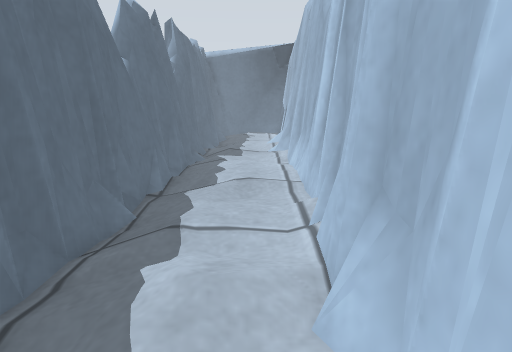
view 1 (above)

12 first-person views from a walk through a robot-simulator world made for Gazebo. The camera is 0.5 m above the floor, tilts 12° down and sees 75° across. Floor lines are 1 m apart. The floor is counted in squares, 0.25 m on a side. Each view is taken from the middle of a square. On the plan, view 1 faces up. The plan holds only what a view shows up to about 18 squares ahead; the rest is blank. The place goes on beyond the plan.

view 2
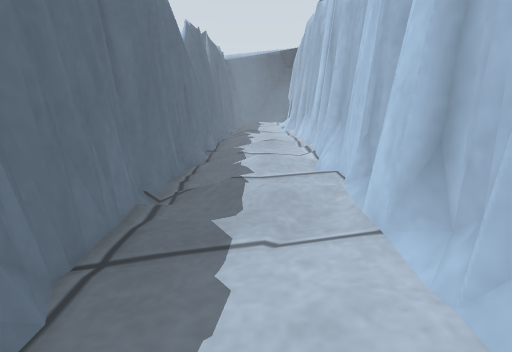

view 3
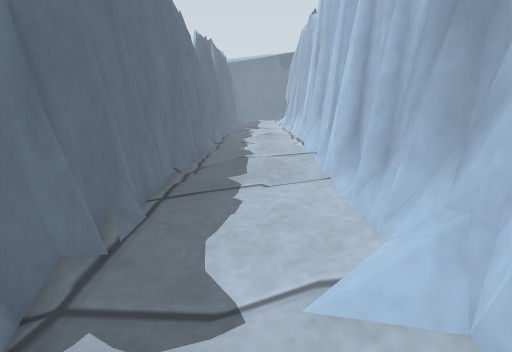

view 4
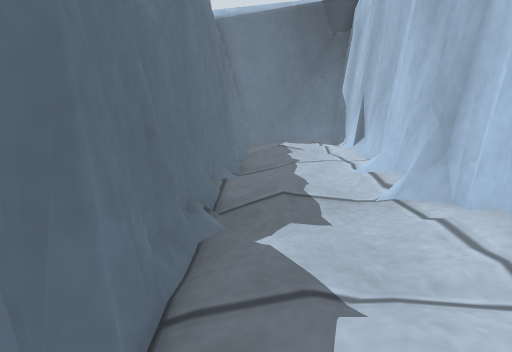

view 5
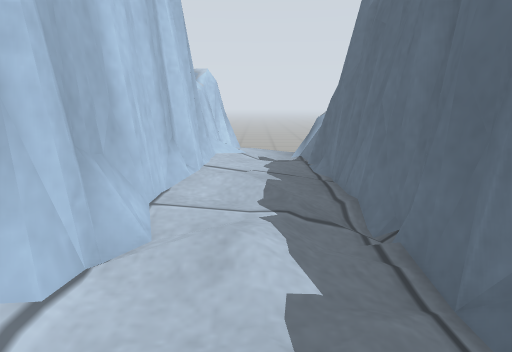

view 6
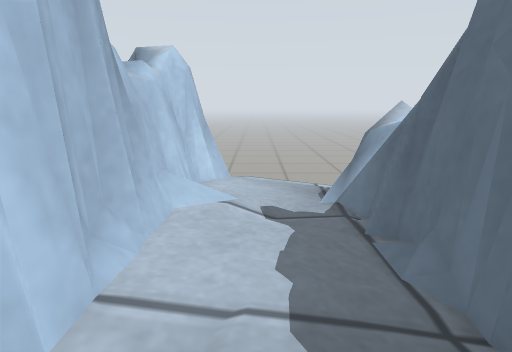

view 7
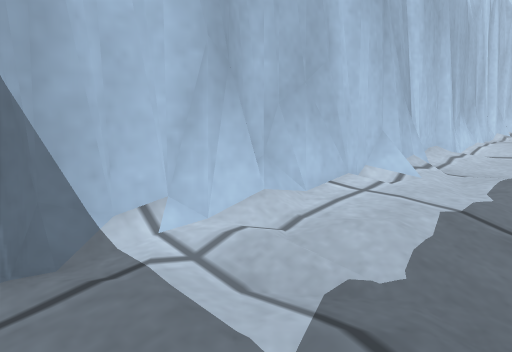

view 8
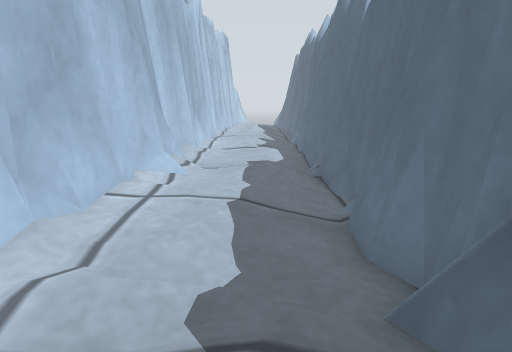

view 9
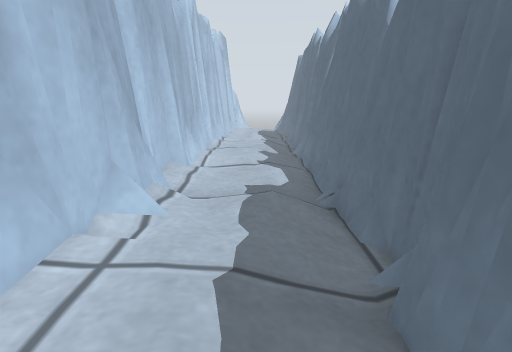

view 10
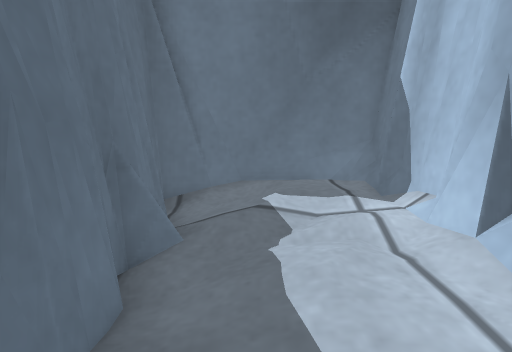

view 11
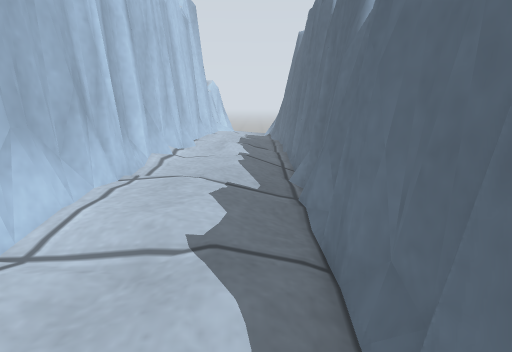

view 12
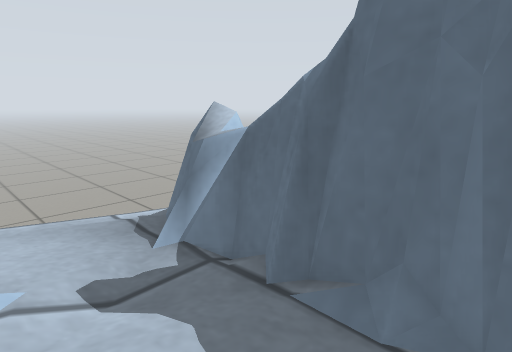

### Floor plan
Key: @ floor where view 1 was taken; # wall or solid block; . main floor; : floor 0.05 m higher than the main floor; - floor 0.05 m lower than the main floor; + floor 0.1 m higher than the main floor; _ floor 0.1 m lower than the main floor; = window, fence, low wall or low ledge; v drop or lower ground.
Columns run from 6 left of view 1 to 3 right of it. Each row starts with its distance up from view 1.
 29   #######
 28   #=--:.##
 27   #=-:::##
 26   ##.:..=#
 25   #=-.::##
 24    #-.:.#
 23    #-.::#
 22   ##-.::#
 21   #=-.:.#
 20   #=-..:#
 19   #=.:.:#
 18   #=...=#
 17   ==-...#
 16   #=-..:#
 15   #=....#
 14   #=....#
 13   #=.:::#
 12   #=.:::#
 11   #=.:::#
 10   #_-.::#
  9   #-.:.=#
  8   #_....#
  7   #_.:.=#
  6   #_.:.=#
  5   #-...=v
  4   #-.+:#v
  3   #--:.=v
  2   #_..:#
  1   #_.:.#
  0   #--:@#
 -1   #-.::#
 -2   #-..:#
 -3   #=..:#
 -4   #-..:#
 -5   #=-..=#
 -6   #---:=#
 -7  =#=-..##
 -8 =##_--.##
 -9  ==_--=##
-10   =vvv=###

Positions as (right, up) in squares from view 1, and headings:
1: (0, 0), facing up
2: (-1, -6), facing up
3: (-1, -9), facing up
4: (-2, 11), facing up
5: (-1, 8), facing down
6: (-1, 1), facing down
7: (-2, 28), facing down-right
8: (-1, 28), facing down
9: (-1, 26), facing down
10: (-1, 20), facing up
11: (-2, 18), facing down
12: (0, -2), facing down-left
